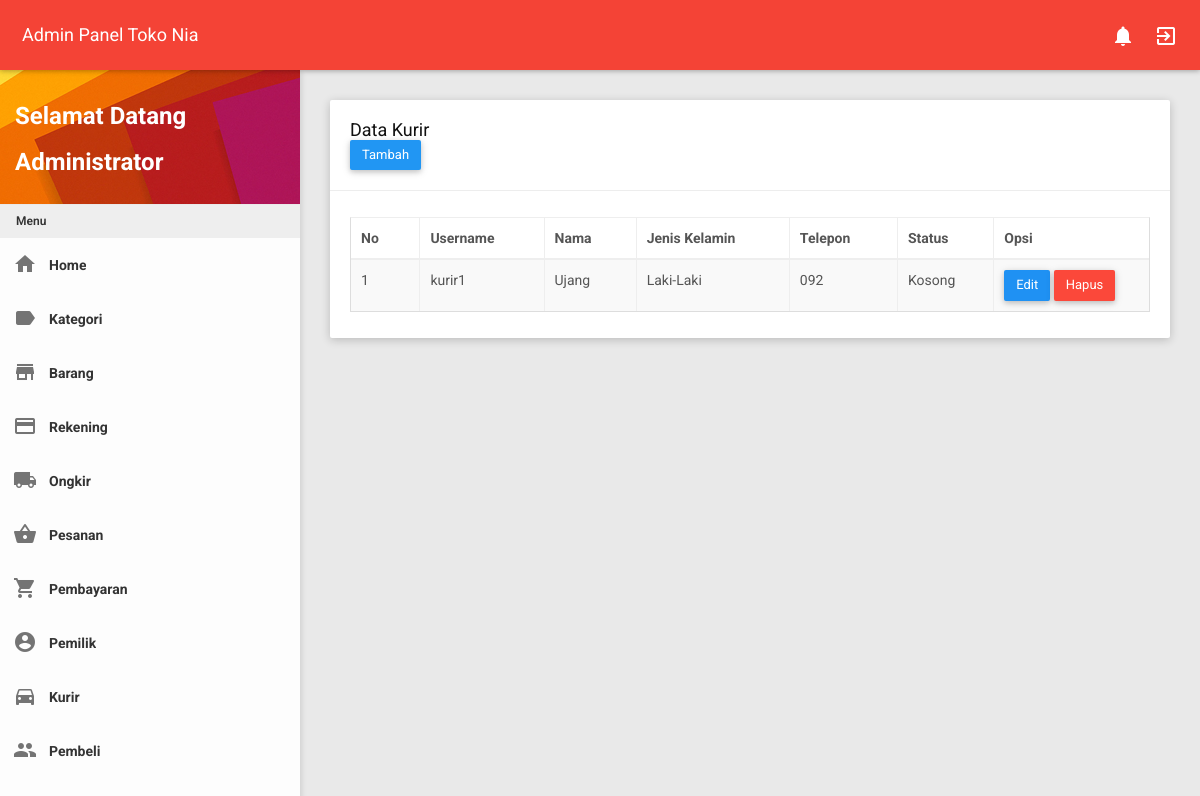
The app's page /admin/admin.php?page=kurir (signed in) with its own data.
### tables this page shows
CREATE TABLE `kurir` (
  `id_kurir` int(11) NOT NULL,
  `username` varchar(250) NOT NULL,
  `nama` varchar(250) NOT NULL,
  `password` varchar(250) NOT NULL,
  `jenis_kelamin` varchar(250) NOT NULL,
  `telepon` varchar(250) NOT NULL,
  `status` varchar(250) NOT NULL
);

### admin/page/kurir.php (the view, shortened to what this page needs)
<div class="row clearfix">
    <div class="col-lg-12 col-md-12 col-sm-12 col-xs-12">
        <div class="card">
            <div class="header">
                <h2>
                    Data Kurir
                </h2>
                <a href="?page=kurir&act=add" class="btn bg-blue waves-effect">Tambah</a>
            </div>
            <div class="body">
                <div class="table-responsive">
                    <table class="table table-bordered table-striped table-hover js-basic-example dataTable">
                        <thead>
                            <tr>
                                <th>No</th>
                                <th>Username</th>
                                <th>Nama</th>
                                <th>Jenis Kelamin</th>
                                <th>Telepon</th>
                                <th>Status</th>
                                <th>Opsi</th>
                            </tr>
                        </thead>
                        <tbody>
                            <?php
                              $sql = "SELECT * FROM kurir ORDER BY id_kurir DESC";
                              $stmt = $pdo->prepare($sql);
                              $stmt->execute();
                              $i = 0;
                              while($row = $stmt->fetch()){?>
                              <tr>
                                  <td><?=($i+1);?></td>
                                  <td><?=$row['username'];?></td>
                                  <td><?=$row['nama'];?></td>
                                  <td><?=$row['jenis_kelamin'];?></td>
                                  <td><?=$row['telepon'];?></td>
                                  <td><?=$row['status'];?></td>
                                  <td>
                                    <a class="btn btn-primary" href="?page=kurir&act=edit&id=<?=$row["id_kurir"];?>" role="button">Edit</a>
                                    <button type="button" class="btn btn-danger" data-id="<?=$row["id_kurir"]?>" onclick="return Delete(this)">Hapus</button>
                                  </td>
                              </tr>
                              <?php
                              $i++;}?>
                        </tbody>
                    </table>
                </div>
            </div>
        </div>
    </div>
</div>

### records on screen
kurir: username "kurir1", nama "Ujang", jenis_kelamin "Laki-Laki", telepon "092", status "Kosong"

### other values on screen
$_SESSION['nama'] "Administrator"
